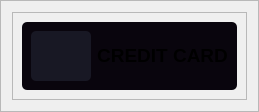
                  <widget class="QFrame" name="credit_card_frame">
                   <property name="styleSheet">
                    <string notr="true"/>
                   </property>
                   <property name="frameShape">
                    <enum>QFrame::StyledPanel</enum>
                   </property>
                   <property name="frameShadow">
                    <enum>QFrame::Raised</enum>
                   </property>
                   <layout class="QVBoxLayout" name="verticalLayout_29">
                    <item>
                     <widget class="QFrame" name="credit_card_container">
                      <property name="styleSheet">
                       <string notr="true"/>
                      </property>
                      <property name="frameShape">
                       <enum>QFrame::StyledPanel</enum>
                      </property>
                      <property name="frameShadow">
                       <enum>QFrame::Raised</enum>
                      </property>
                      <layout class="QVBoxLayout" name="verticalLayout_30">
                       <item alignment="Qt::AlignHCenter">
                        <widget class="QFrame" name="credit_card_label_container">
                         <property name="styleSheet">
                          <string notr="true">background-color: rgb(9, 5, 13);
border-radius: 5px;</string>
                         </property>
                         <property name="frameShape">
                          <enum>QFrame::StyledPanel</enum>
                         </property>
                         <property name="frameShadow">
                          <enum>QFrame::Raised</enum>
                         </property>
                         <layout class="QHBoxLayout" name="horizontalLayout_46">
                          <item alignment="Qt::AlignLeft">
                           <widget class="QLabel" name="icon_credit_card">
                            <property name="minimumSize">
                             <size>
                              <width>60</width>
                              <height>50</height>
                             </size>
                            </property>
                            <property name="font">
                             <font>
                              <bold>true</bold>
                             </font>
                            </property>
                            <property name="styleSheet">
                             <string notr="true">background-color: rgb(24, 24, 36);
border-radius: 5px;</string>
                            </property>
                            <property name="text">
                             <string/>
                            </property>
                            <property name="pixmap">
                             <pixmap resource="icons.qrc">:/icons/icons/credit-card.svg</pixmap>
                            </property>
                            <property name="alignment">
                             <set>Qt::AlignCenter</set>
                            </property>
                           </widget>
                          </item>
                          <item alignment="Qt::AlignHCenter|Qt::AlignVCenter">
                           <widget class="QLabel" name="label_credit_card">
                            <property name="font">
                             <font>
                              <pointsize>14</pointsize>
                              <bold>true</bold>
                             </font>
                            </property>
                            <property name="text">
                             <string>CREDIT CARD</string>
                            </property>
                            <property name="alignment">
                             <set>Qt::AlignCenter</set>
                            </property>
                           </widget>
                          </item>
                         </layout>
                        </widget>
                       </item>
                      </layout>
                     </widget>
                    </item>
                   </layout>
                  </widget>
